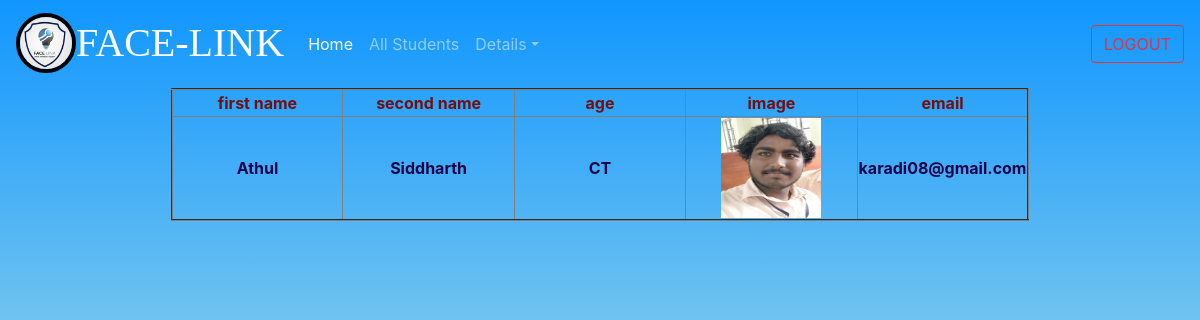
Screenshot of /profile2 (signed in) with the database file from the repository.
### facelink/models.py (models this page shows)
class signup_page(models.Model):
    userr=models.ForeignKey(User,on_delete=models.CASCADE)
    f_name=models.CharField(max_length=25,null=True)
    l_name=models.CharField(max_length=15,null=True)
    user_name=models.CharField(max_length=15,null=True)
    department=models.CharField(max_length=18,null=True)
    image=models.ImageField(upload_to='profile_pic/')
    email=models.EmailField(null=True)
    password=models.CharField(max_length=15,null=True)

### facelink/views.py (the view)
# urls.py: path('profile<str:pk>', views.show, name="profile"),
@login_required
def show(request,pk):
    b=signup_page.objects.get(id=pk)
    f={'key':b}
    return render(request,"view.html",f)

### facelink/templates/view.html (shortened to what this page needs)
{% load static %}
<!DOCTYPE html>
<html lang="en">
<head>
    <link rel="stylesheet" href="{% static 'login.css' %}">
    <link rel="stylesheet" href="https://cdn.jsdelivr.net/npm/bootstrap@4.6.2/dist/css/bootstrap.min.css">
</head>
<body>
    <div id="full">
    <nav class="navbar navbar-expand-sm navbar-dark">
        <a class="navbar-brand" href="#"><div class="hello">
            <div class="mono"><img src="logos/main.png" alt="facelink" style="height: 60px;width: 60px;border-radius: 50%;border:4px solid black;"></div>
            <div class="sono"><h1 style="font-family:cursive;margin-top: 6px;">FACE-LINK</h1></div>
            </div></a>
        <div class="collapse navbar-collapse" id="collapsibleNavId">
            <ul class="navbar-nav mr-auto mt-2 mt-lg-0">
                <li class="nav-item active">
                    <a class="nav-link" href="main">Home <span class="sr-only">(current)</span></a>
                </li>
                <li class="nav-item">
                    <a class="nav-link" href="showall">All Students</a>
                </li>
                <li class="nav-item dropdown">
                    <a class="nav-link dropdown-toggle" href="#" id="dropdownId" data-toggle="dropdown" aria-haspopup="true" aria-expanded="false">Details</a>
                </li>
            </ul>
                <a href="{% url 'exit' %}"><button class="btn btn-outline-danger my-2 my-sm-0" type="submit" >LOGOUT</button></a>
        </div>
    </nav>
    </div>
    <form action="" method="post">
        <center>
    <table border="2">
        <tr>
            <th>first name</th>
            <th>second name</th>
            <th>age</th>
            <th>image</th>
            <th>email</th>
        </tr>
        <tr>
            <td>{{key.f_name}}</td>
            <td>{{key.l_name}}</td>
            <td>{{key.department}}</td>
            <td><img src="{{key.image.url}}" alt="image" height="100px" width="100px"></td>
            <td>{{key.email}}</td>
        </tr>
    </table>
    </center>
    </form>
</body>
</html>

### facelink/static/login.css (style rules this page uses)
html { height: 100%; }
body { margin:0; padding:0; font-family: sans-serif; background:linear-gradient(to bottom, #1096ff, skyblue, lightgreen); background-repeat:no-repeat; background-size:auto; }

### facelink/templates/view.html (style rules this page uses)
a,a:hover { text-align: center; text-decoration: none; color:rgb(42, 4, 146); size: 10cm; }
.mono { flex:1; }
.sono { flex:14; margin-top: 0; }
.hello { display:flex; flex-wrap: wrap; }
table { color:rgb(27, 3, 73); font-weight: bolder; }
th { color: rgb(116, 15, 15); width:20%; text-align: center; }
button { background: violet; color: rgb(32, 221, 15); border: none; font-size: 18px; }
td { text-align: center; }

### rows the page displays
signup_page: f_name "Athul", l_name "Siddharth", department "CT", image (picture), email "karadi08@gmail.com"
